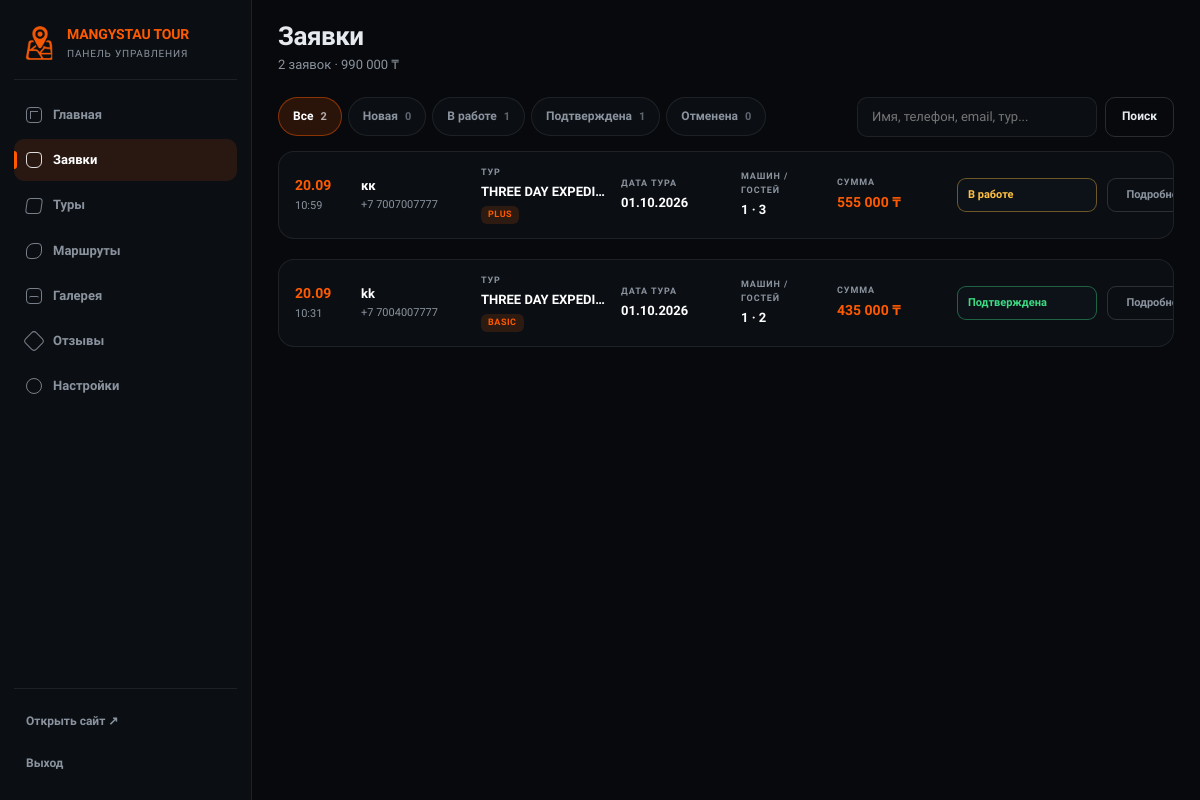
Screenshot of /admin/bookings (signed in) with the database file from the repository.
### app/models.py (models this page shows)
class SiteSetting(db.Model):
    id = db.Column(
        db.Integer,
        primary_key=True
    )
    key = db.Column(
        db.String(80),
        unique=True,
        nullable=False
    )
    value = db.Column(
        db.Text,
        nullable=False,
        default=""
    )

class Booking(db.Model):
    id = db.Column(
        db.Integer,
        primary_key=True
    )
    name = db.Column(
        db.String(120),
        nullable=False
    )
    email = db.Column(
        db.String(160),
        default=""
    )
    phone = db.Column(
        db.String(50),
        nullable=False
    )
    tour = db.Column(
        db.String(160),
        default=""
    )
    guests = db.Column(
        db.Integer,
        default=1
    )
    tour_date = db.Column(
        db.Date,
        nullable=True
    )
    message = db.Column(
        db.Text,
        default=""
    )
    created_at = db.Column(
        db.DateTime,
        default=datetime.utcnow
    )
    status = db.Column(
        db.String(30),
        default="Новая"
    )
    package = db.Column(
        db.String(30),
        default=""
    )
    route = db.Column(
        db.String(300),
        default=""
    )
    groups = db.Column(
        db.Integer,
        default=1
    )
    services = db.Column(
        db.String(300),
        default=""
    )
    total_price = db.Column(
        db.Integer,
        default=0
    )
    admin_note = db.Column(
        db.Text,
        default=""
    )

### app/routes.py (the view, shortened to what this page needs)
@admin_bp.get("/bookings")
@login_required
def bookings():
    from datetime import date
    status = (request.args.get("status") or "").strip()
    query = (request.args.get("q") or "").strip()
    all_items = (
        Booking.query
        .order_by(Booking.created_at.desc())
        .all()
    )
    items = list(all_items)
    if status:
        items = [b for b in items if (b.status or "Новая") == status]
    counts = {"": len(all_items)}
    for name in BOOKING_STATUSES:
        counts[name] = len([b for b in all_items if (b.status or "Новая") == name])
    total_sum = money_kzt(
        sum(int(getattr(b, "total_price", 0) or 0) for b in items)
    )
    language = session.get("language", DEFAULT_LANGUAGE)
    services_map = {
        service["code"]: localize(service["name"], language)
        for service in SERVICES
    }
    return render_template(
        "admin/bookings.html",
        items=items,
        counts=counts,
        statuses=BOOKING_STATUSES,
        current_status=status,
        query=query,
        total_sum=total_sum,
        money=money_kzt,
        services_map=services_map,
        today=date.today(),
        stats={"new": counts.get("Новая", 0)},
    )

### app/routes.py (called while the page is built)
def login_required(f):
    @wraps(f)
    def decorated_function(*args, **kwargs):
        if not session.get("admin_logged_in"):
            return redirect(
                url_for("admin.login")
            )
        return f(*args, **kwargs)
    return decorated_function

def settings():
    return {
        x.key: x.value
        for x in SiteSetting.query.all()
    }

def html_lang(code):
    for x in LANGUAGES:
        if x["code"] == code:
            return x["html"]
    return "en"

def localize(value, language, fallback="en"):
    if isinstance(value, dict):
        return value.get(language) or value.get(fallback) or ""
    return value or ""

def asset(filename):
    try:
        path = os.path.join(current_app.static_folder, filename)
        stamp = int(os.path.getmtime(path))
    except (OSError, RuntimeError, TypeError):
        return url_for("static", filename=filename)
    return url_for("static", filename=filename, v=stamp)

@site_bp.app_context_processor
def _inject_site_context():
    language = session.get("language", DEFAULT_LANGUAGE)
    if language not in LANGUAGE_CODES:
        language = DEFAULT_LANGUAGE
    return {
        "language": language,
        "tr": Tr(language),
        "settings": settings(),
        "now_year": date.today().year,
    }

@admin_bp.app_context_processor
def inject_admin_menu():
    items = []
    for endpoint, label, icon in ADMIN_MENU:
        if endpoint in current_app.view_functions:
            items.append({
                "endpoint": endpoint,
                "label": label,
                "icon": icon,
            })
    return {"admin_menu": items}

def money_kzt(value):
    try:
        return "{:,.0f}".format(float(value or 0)).replace(",", " ")
    except (TypeError, ValueError):
        return "0"

### app/templates/admin/bookings.html (shortened to what this page needs)
{% extends "admin/base.html" %}
{% block heading %}Заявки{% endblock %}
{% block subheading %}
    <p>{{ items | length }} заявок · {{ total_sum }} ₸</p>
{% endblock %}
{% block content %}
<section class="filters">
    <div class="filter-chips">
        <a
            class="chip{% if not current_status %} is-active{% endif %}"
            href="{{ url_for('admin.bookings', q=query or None) }}"
        >Все <em>{{ counts[''] }}</em></a>
        {% for name in statuses %}
        <a
            class="chip chip-{{ name | lower | replace(' ', '-') }}{% if current_status == name %} is-active{% endif %}"
            href="{{ url_for('admin.bookings', status=name, q=query or None) }}"
        >{{ name }} <em>{{ counts.get(name, 0) }}</em></a>
        {% endfor %}
    </div>
    <form class="filter-search" method="GET" action="{{ url_for('admin.bookings') }}">
        <input
            type="search"
            name="q"
            value="{{ query }}"
            placeholder="Имя, телефон, email, тур..."
            autocomplete="off"
        >
        <button type="submit" class="admin-btn admin-btn-ghost">Поиск</button>
    </form>
</section>
{% if items %}
<div class="booking-list">
    {% for b in items %}
    <article class="admin-card booking" id="booking-{{ b.id }}">
        <div class="booking-head">
            <div class="booking-when">
                <strong>{{ b.created_at.strftime('%d.%m') if b.created_at else '—' }}</strong>
                <small>{{ b.created_at.strftime('%H:%M') if b.created_at else '' }}</small>
            </div>
            <div class="booking-who">
                <strong>{{ b.name }}</strong>
                <small>{{ b.phone }}</small>
            </div>
            <div class="booking-people">
                <span class="field-label">Тур</span>
                <strong>{{ b.tour or '—' }}</strong>
                {% if b.package %}
                <small class="tag">{{ b.package | upper }}</small>
                {% endif %}
            </div>
            <div class="booking-people">
                <span class="field-label">Дата тура</span>
                <strong class="nums">
                    {% if b.tour_date %}
                        {{ b.tour_date.strftime('%d.%m.%Y') }}
                    {% else %}—{% endif %}
                </strong>
            </div>
            <div class="booking-people">
                <span class="field-label">Машин / гостей</span>
                <strong class="nums">{{ b.groups or 1 }} · {{ b.guests or 1 }}</strong>
            </div>
            <div class="booking-sum">
                <span class="field-label">Сумма</span>
                <strong class="nums">
                    {% if b.total_price %}{{ money(b.total_price) }} ₸{% else %}—{% endif %}
                </strong>
            </div>
            <div class="booking-status">
                <form method="POST" action="{{ url_for('admin.booking_status', id=b.id) }}">
                    <select
                        name="status"
                        class="status-select status-{{ (b.status or 'Новая') | lower | replace(' ', '-') }}"
                        onchange="this.form.submit()"
                    >
                        {% for name in statuses %}
                        <option value="{{ name }}" {% if (b.status or 'Новая') == name %}selected{% endif %}>
                            {{ name }}
                        </option>
                        {% endfor %}
                    </select>
                </form>
            </div>
            <button type="button" class="booking-toggle" data-toggle="{{ b.id }}" aria-expanded="false">
                Подробнее
            </button>
        </div>
    </article>
    {% endfor %}
</div>
{% endif %}
{% endblock %}

### app/templates/admin/base.html (shortened to what this page needs)
<!doctype html>
<html lang="{{ html_lang(language) if html_lang is defined else 'kk' }}">
<head>
    <link rel="stylesheet" href="{{ asset('admin.css') if asset is defined else url_for('static', filename='admin.css') }}">
</head>
<body class="admin">
<aside class="admin-sidebar" id="adminSidebar">
    <a class="admin-logo" href="{{ url_for('site.index') }}" target="_blank" rel="noopener">
        <img src="{{ url_for('static', filename=settings.logo or 'logo-icon.png') }}" alt="">
        <span>
            <strong>{{ settings.brand_name or 'Mangystau Tour' }}</strong>
            <small>Панель управления</small>
        </span>
    </a>
    <nav class="admin-nav">
        {% for item in admin_menu %}
        <a
            href="{{ url_for(item.endpoint) }}"
            class="admin-nav-item{% if request.endpoint == item.endpoint %} is-active{% endif %}"
        >
            <span class="admin-icon admin-icon-{{ item.icon }}" aria-hidden="true"></span>
            {{ item.label }}
        </a>
        {% endfor %}
    </nav>
    <div class="admin-sidebar-foot">
        <a class="admin-site-link" href="{{ url_for('site.index') }}" target="_blank" rel="noopener">
            Открыть сайт ↗
        </a>
        <a class="admin-logout" href="{{ url_for('admin.logout') }}">Выход</a>
    </div>
</aside>
<main class="admin-main">
    <header class="admin-top">
        <div class="admin-top-text">
            <h1>{% block heading %}Главная{% endblock %}</h1>
            {% block subheading %}{% endblock %}
        </div>
    </header>
    <div class="admin-content">
        {% block content %}{% endblock %}
    </div>
</main>
</body>
</html>

### rows the page displays
SiteSetting: value "MANGYSTAU TOUR"
Booking: status "В работе", get "1", created_at "20.09", created_at "10:59", name "кк", phone "+7 7007007777", tour "THREE DAY EXPEDI…", package "PLUS", tour_date "01.10.2026", groups "1", guests "3", total_price "555 000"
Booking: status "Подтверждена", get "1", created_at "20.09", created_at "10:31", name "kk", phone "+7 7004007777", tour "THREE DAY EXPEDI…", package "BASIC", tour_date "01.10.2026", groups "1", guests "2", total_price "435 000"

### other values shown
{{ item.label }} "Главная" "Заявки" "Туры" "Маршруты" "Галерея" "Отзывы" "Настройки"
{{ items | length }} "2"
{{ total_sum }} "990 000"
{{ counts[''] }} "2"
{{ name }} "Новая" "Отменена"
{{ counts.get(name, 0) }} "0" "0"
